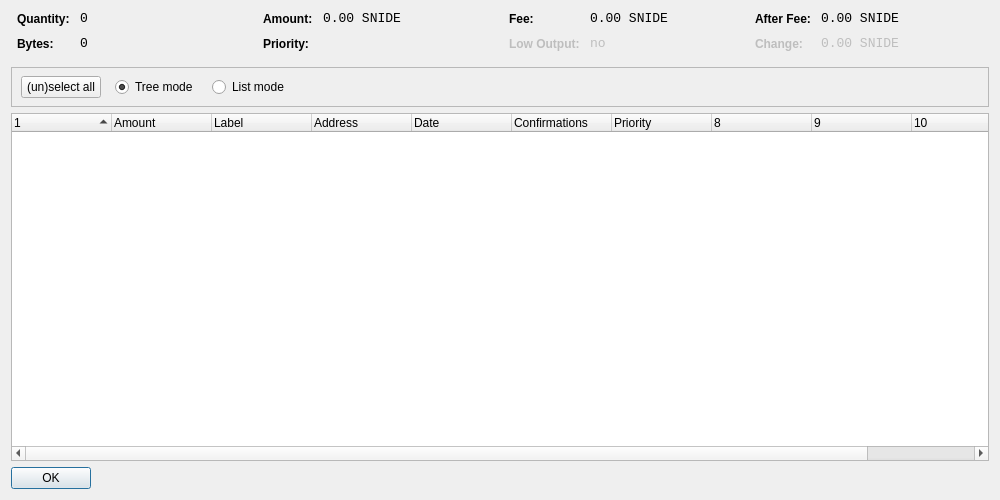
<?xml version="1.0" encoding="UTF-8"?>
<ui version="4.0">
 <class>CoinControlDialog</class>
 <widget class="QDialog" name="CoinControlDialog">
  <property name="geometry">
   <rect>
    <x>0</x>
    <y>0</y>
    <width>1000</width>
    <height>500</height>
   </rect>
  </property>
  <property name="windowTitle">
   <string>Coin Control</string>
  </property>
  <layout class="QVBoxLayout" name="verticalLayout">
   <item>
    <layout class="QHBoxLayout" name="horizontalLayoutTop" stretch="0,0,0,0">
     <property name="topMargin">
      <number>0</number>
     </property>
     <property name="bottomMargin">
      <number>10</number>
     </property>
     <item>
      <layout class="QFormLayout" name="formLayoutCoinControl1">
       <property name="horizontalSpacing">
        <number>10</number>
       </property>
       <property name="verticalSpacing">
        <number>10</number>
       </property>
       <property name="leftMargin">
        <number>6</number>
       </property>
       <property name="rightMargin">
        <number>6</number>
       </property>
       <item row="0" column="0">
        <widget class="QLabel" name="labelCoinControlQuantityText">
         <property name="styleSheet">
          <string notr="true">font-weight:bold;</string>
         </property>
         <property name="text">
          <string>Quantity:</string>
         </property>
        </widget>
       </item>
       <item row="0" column="1">
        <widget class="QLabel" name="labelCoinControlQuantity">
         <property name="font">
          <font>
           <family>Monospace</family>
           <pointsize>10</pointsize>
          </font>
         </property>
         <property name="cursor">
          <cursorShape>IBeamCursor</cursorShape>
         </property>
         <property name="contextMenuPolicy">
          <enum>Qt::ActionsContextMenu</enum>
         </property>
         <property name="text">
          <string notr="true">0</string>
         </property>
         <property name="textInteractionFlags">
          <set>Qt::LinksAccessibleByMouse|Qt::TextSelectableByKeyboard|Qt::TextSelectableByMouse</set>
         </property>
        </widget>
       </item>
       <item row="1" column="0">
        <widget class="QLabel" name="labelCoinControlBytesText">
         <property name="styleSheet">
          <string notr="true">font-weight:bold;</string>
         </property>
         <property name="text">
          <string>Bytes:</string>
         </property>
        </widget>
       </item>
       <item row="1" column="1">
        <widget class="QLabel" name="labelCoinControlBytes">
         <property name="font">
          <font>
           <family>Monospace</family>
           <pointsize>10</pointsize>
          </font>
         </property>
         <property name="cursor">
          <cursorShape>IBeamCursor</cursorShape>
         </property>
         <property name="contextMenuPolicy">
          <enum>Qt::ActionsContextMenu</enum>
         </property>
         <property name="text">
          <string notr="true">0</string>
         </property>
         <property name="textInteractionFlags">
          <set>Qt::LinksAccessibleByMouse|Qt::TextSelectableByKeyboard|Qt::TextSelectableByMouse</set>
         </property>
        </widget>
       </item>
      </layout>
     </item>
     <item>
      <layout class="QFormLayout" name="formLayoutCoinControl2">
       <property name="horizontalSpacing">
        <number>10</number>
       </property>
       <property name="verticalSpacing">
        <number>10</number>
       </property>
       <property name="leftMargin">
        <number>6</number>
       </property>
       <property name="rightMargin">
        <number>6</number>
       </property>
       <item row="0" column="0">
        <widget class="QLabel" name="labelCoinControlAmountText">
         <property name="styleSheet">
          <string notr="true">font-weight:bold;</string>
         </property>
         <property name="text">
          <string>Amount:</string>
         </property>
        </widget>
       </item>
       <item row="0" column="1">
        <widget class="QLabel" name="labelCoinControlAmount">
         <property name="font">
          <font>
           <family>Monospace</family>
           <pointsize>10</pointsize>
          </font>
         </property>
         <property name="cursor">
          <cursorShape>IBeamCursor</cursorShape>
         </property>
         <property name="contextMenuPolicy">
          <enum>Qt::ActionsContextMenu</enum>
         </property>
         <property name="text">
          <string notr="true">0.00 SNIDE</string>
         </property>
         <property name="textInteractionFlags">
          <set>Qt::LinksAccessibleByMouse|Qt::TextSelectableByKeyboard|Qt::TextSelectableByMouse</set>
         </property>
        </widget>
       </item>
       <item row="1" column="0">
        <widget class="QLabel" name="labelCoinControlPriorityText">
         <property name="styleSheet">
          <string notr="true">font-weight:bold;</string>
         </property>
         <property name="text">
          <string>Priority:</string>
         </property>
        </widget>
       </item>
       <item row="1" column="1">
        <widget class="QLabel" name="labelCoinControlPriority">
         <property name="font">
          <font>
           <family>Monospace</family>
           <pointsize>10</pointsize>
          </font>
         </property>
         <property name="cursor">
          <cursorShape>IBeamCursor</cursorShape>
         </property>
         <property name="contextMenuPolicy">
          <enum>Qt::ActionsContextMenu</enum>
         </property>
         <property name="text">
          <string/>
         </property>
         <property name="textInteractionFlags">
          <set>Qt::LinksAccessibleByMouse|Qt::TextSelectableByKeyboard|Qt::TextSelectableByMouse</set>
         </property>
        </widget>
       </item>
      </layout>
     </item>
     <item>
      <layout class="QFormLayout" name="formLayoutCoinControl3">
       <property name="horizontalSpacing">
        <number>10</number>
       </property>
       <property name="verticalSpacing">
        <number>10</number>
       </property>
       <property name="leftMargin">
        <number>6</number>
       </property>
       <property name="rightMargin">
        <number>6</number>
       </property>
       <item row="0" column="0">
        <widget class="QLabel" name="labelCoinControlFeeText">
         <property name="styleSheet">
          <string notr="true">font-weight:bold;</string>
         </property>
         <property name="text">
          <string>Fee:</string>
         </property>
        </widget>
       </item>
       <item row="0" column="1">
        <widget class="QLabel" name="labelCoinControlFee">
         <property name="font">
          <font>
           <family>Monospace</family>
           <pointsize>10</pointsize>
          </font>
         </property>
         <property name="cursor">
          <cursorShape>IBeamCursor</cursorShape>
         </property>
         <property name="contextMenuPolicy">
          <enum>Qt::ActionsContextMenu</enum>
         </property>
         <property name="text">
          <string notr="true">0.00 SNIDE</string>
         </property>
         <property name="textInteractionFlags">
          <set>Qt::LinksAccessibleByMouse|Qt::TextSelectableByKeyboard|Qt::TextSelectableByMouse</set>
         </property>
        </widget>
       </item>
       <item row="1" column="0">
        <widget class="QLabel" name="labelCoinControlLowOutputText">
         <property name="enabled">
          <bool>false</bool>
         </property>
         <property name="styleSheet">
          <string notr="true">font-weight:bold;</string>
         </property>
         <property name="text">
          <string>Low Output:</string>
         </property>
        </widget>
       </item>
       <item row="1" column="1">
        <widget class="QLabel" name="labelCoinControlLowOutput">
         <property name="enabled">
          <bool>false</bool>
         </property>
         <property name="font">
          <font>
           <family>Monospace</family>
           <pointsize>10</pointsize>
          </font>
         </property>
         <property name="cursor">
          <cursorShape>IBeamCursor</cursorShape>
         </property>
         <property name="contextMenuPolicy">
          <enum>Qt::ActionsContextMenu</enum>
         </property>
         <property name="text">
          <string notr="true">no</string>
         </property>
         <property name="textInteractionFlags">
          <set>Qt::LinksAccessibleByMouse|Qt::TextSelectableByKeyboard|Qt::TextSelectableByMouse</set>
         </property>
        </widget>
       </item>
      </layout>
     </item>
     <item>
      <layout class="QFormLayout" name="formLayoutCoinControl4">
       <property name="horizontalSpacing">
        <number>10</number>
       </property>
       <property name="verticalSpacing">
        <number>10</number>
       </property>
       <property name="leftMargin">
        <number>6</number>
       </property>
       <property name="rightMargin">
        <number>6</number>
       </property>
       <item row="0" column="0">
        <widget class="QLabel" name="labelCoinControlAfterFeeText">
         <property name="styleSheet">
          <string notr="true">font-weight:bold;</string>
         </property>
         <property name="text">
          <string>After Fee:</string>
         </property>
        </widget>
       </item>
       <item row="0" column="1">
        <widget class="QLabel" name="labelCoinControlAfterFee">
         <property name="font">
          <font>
           <family>Monospace</family>
           <pointsize>10</pointsize>
          </font>
         </property>
         <property name="cursor">
          <cursorShape>IBeamCursor</cursorShape>
         </property>
         <property name="contextMenuPolicy">
          <enum>Qt::ActionsContextMenu</enum>
         </property>
         <property name="text">
          <string notr="true">0.00 SNIDE</string>
         </property>
         <property name="textInteractionFlags">
          <set>Qt::LinksAccessibleByMouse|Qt::TextSelectableByKeyboard|Qt::TextSelectableByMouse</set>
         </property>
        </widget>
       </item>
       <item row="1" column="0">
        <widget class="QLabel" name="labelCoinControlChangeText">
         <property name="enabled">
          <bool>false</bool>
         </property>
         <property name="styleSheet">
          <string notr="true">font-weight:bold;</string>
         </property>
         <property name="text">
          <string>Change:</string>
         </property>
        </widget>
       </item>
       <item row="1" column="1">
        <widget class="QLabel" name="labelCoinControlChange">
         <property name="enabled">
          <bool>false</bool>
         </property>
         <property name="font">
          <font>
           <family>Monospace</family>
           <pointsize>10</pointsize>
          </font>
         </property>
         <property name="cursor">
          <cursorShape>IBeamCursor</cursorShape>
         </property>
         <property name="contextMenuPolicy">
          <enum>Qt::ActionsContextMenu</enum>
         </property>
         <property name="text">
          <string notr="true">0.00 SNIDE</string>
         </property>
         <property name="textInteractionFlags">
          <set>Qt::LinksAccessibleByMouse|Qt::TextSelectableByKeyboard|Qt::TextSelectableByMouse</set>
         </property>
        </widget>
       </item>
      </layout>
     </item>
    </layout>
   </item>
   <item>
    <widget class="QFrame" name="frame">
     <property name="minimumSize">
      <size>
       <width>0</width>
       <height>40</height>
      </size>
     </property>
     <property name="frameShape">
      <enum>QFrame::StyledPanel</enum>
     </property>
     <property name="frameShadow">
      <enum>QFrame::Sunken</enum>
     </property>
     <widget class="QWidget" name="horizontalLayoutWidget">
      <property name="geometry">
       <rect>
        <x>10</x>
        <y>0</y>
        <width>781</width>
        <height>41</height>
       </rect>
      </property>
      <layout class="QHBoxLayout" name="horizontalLayoutPanel" stretch="0,0,0,0,0">
       <property name="spacing">
        <number>14</number>
       </property>
       <item>
        <widget class="QPushButton" name="pushButtonSelectAll">
         <property name="sizePolicy">
          <sizepolicy hsizetype="Maximum" vsizetype="Fixed">
           <horstretch>0</horstretch>
           <verstretch>0</verstretch>
          </sizepolicy>
         </property>
         <property name="text">
          <string>(un)select all</string>
         </property>
        </widget>
       </item>
       <item>
        <widget class="QRadioButton" name="radioTreeMode">
         <property name="sizePolicy">
          <sizepolicy hsizetype="Maximum" vsizetype="Fixed">
           <horstretch>0</horstretch>
           <verstretch>0</verstretch>
          </sizepolicy>
         </property>
         <property name="text">
          <string>Tree mode</string>
         </property>
         <property name="checked">
          <bool>true</bool>
         </property>
        </widget>
       </item>
       <item>
        <widget class="QRadioButton" name="radioListMode">
         <property name="sizePolicy">
          <sizepolicy hsizetype="Maximum" vsizetype="Fixed">
           <horstretch>0</horstretch>
           <verstretch>0</verstretch>
          </sizepolicy>
         </property>
         <property name="text">
          <string>List mode</string>
         </property>
        </widget>
       </item>
       <item>
        <spacer name="horizontalSpacer">
         <property name="orientation">
          <enum>Qt::Horizontal</enum>
         </property>
         <property name="sizeHint" stdset="0">
          <size>
           <width>40</width>
           <height>20</height>
          </size>
         </property>
        </spacer>
       </item>
      </layout>
     </widget>
    </widget>
   </item>
   <item>
    <widget class="CoinControlTreeWidget" name="treeWidget">
     <property name="contextMenuPolicy">
      <enum>Qt::CustomContextMenu</enum>
     </property>
     <property name="sortingEnabled">
      <bool>false</bool>
     </property>
     <property name="columnCount">
      <number>11</number>
     </property>
     <attribute name="headerShowSortIndicator" stdset="0">
      <bool>true</bool>
     </attribute>
     <attribute name="headerStretchLastSection">
      <bool>false</bool>
     </attribute>
     <column>
      <property name="text">
       <string/>
      </property>
     </column>
     <column>
      <property name="text">
       <string>Amount</string>
      </property>
     </column>
     <column>
      <property name="text">
       <string>Label</string>
      </property>
     </column>
     <column>
      <property name="text">
       <string>Address</string>
      </property>
     </column>
     <column>
      <property name="text">
       <string>Date</string>
      </property>
     </column>
     <column>
      <property name="text">
       <string>Confirmations</string>
      </property>
      <property name="toolTip">
       <string>Confirmed</string>
      </property>
     </column>
     <column>
      <property name="text">
       <string>Priority</string>
      </property>
     </column>
     <column>
      <property name="text">
       <string/>
      </property>
     </column>
     <column>
      <property name="text">
       <string/>
      </property>
     </column>
     <column>
      <property name="text">
       <string/>
      </property>
     </column>
     <column>
      <property name="text">
       <string/>
      </property>
     </column>
    </widget>
   </item>
   <item>
    <widget class="QDialogButtonBox" name="buttonBox">
     <property name="sizePolicy">
      <sizepolicy hsizetype="Maximum" vsizetype="Fixed">
       <horstretch>0</horstretch>
       <verstretch>0</verstretch>
      </sizepolicy>
     </property>
     <property name="orientation">
      <enum>Qt::Horizontal</enum>
     </property>
     <property name="standardButtons">
      <set>QDialogButtonBox::Ok</set>
     </property>
    </widget>
   </item>
  </layout>
 </widget>
 <customwidgets>
  <customwidget>
   <class>CoinControlTreeWidget</class>
   <extends>QTreeWidget</extends>
   <header>coincontroltreewidget.h</header>
  </customwidget>
 </customwidgets>
 <resources/>
 <connections/>
</ui>
